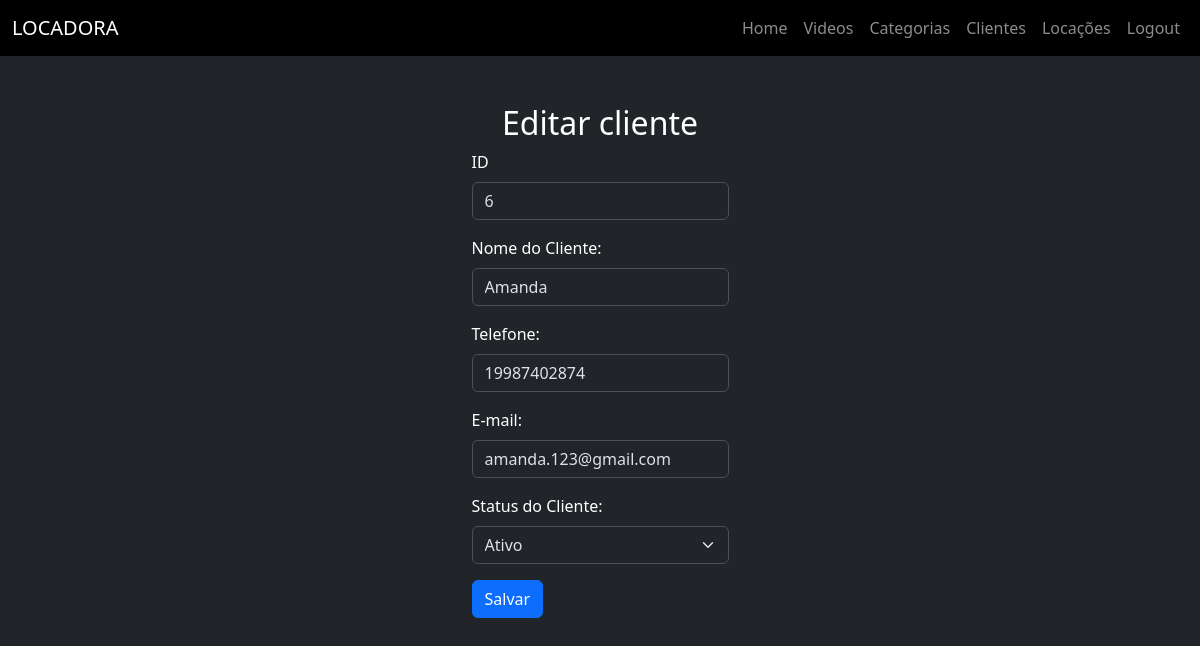
The app's page /index.php?menu=editar-clientes&idCliente=6 (signed in) with its own data.
### tables this page shows
CREATE TABLE `tbclientes` (
  `idCliente` int NOT NULL AUTO_INCREMENT,
  `nomeCliente` varchar(45) NOT NULL,
  `telefoneCliente` varchar(45) DEFAULT NULL,
  `emailCliente` varchar(45) DEFAULT NULL,
  `statusCliente` int DEFAULT '0',
  PRIMARY KEY (`idCliente`)
);

### editar-clientes.php (the view, shortened to what this page needs)
<?php
$idCliente = $_GET["idCliente"];
$sql = "SELECT * FROM tbclientes WHERE idCliente = '{$idCliente}'";
$rs = mysqli_query($conexao, $sql) or die("Erro ao realizar a consulta. Erro: " . mysqli_error($conexao));
$dados = mysqli_fetch_assoc($rs);
?>
<div class="d-flex justify-content-center flex-column align-items-center mt-5">
    <div class="content">
        <h2>Editar cliente</h2>
    </div>
    <form action="index.php?menu=atualizar-clientes" method="post">
        <div class="mb-3">
            <label class="form-label" for="idCliente">ID</label>
            <input class="form-control" type="text" name="idCliente" id="idCliente" value="<?= $dados["idCliente"] ?>" readonly>
        </div>
        <div class="mb-3">
            <label class="form-label" for="nomeCliente">Nome do Cliente: </label>
            <input class="form-control" type="text" name="nomeCliente" id="nomeCliente" value="<?= $dados["nomeCliente"] ?>">
        </div>
        <div class="mb-3">
            <label class="form-label" for="telefoneCliente">Telefone: </label>
            <input class="form-control" type="text" name="telefoneCliente" id="telefoneCliente" value="<?= $dados["telefoneCliente"] ?>">
        </div>
        <div class="mb-3">
            <label class="form-label" for="emailCliente">E-mail: </label>
            <input class="form-control" type="text" name="emailCliente" id="emailCliente" value="<?= $dados["emailCliente"] ?>">
        </div>
        <div class="mb-3">
            <label class="form-label" for="statusCliente">Status do Cliente: </label>
            <form action="statusCliente">
                <select class="form-select" id="statusCliente" name="statusCliente">
                    <option value="0">Ativo</option>
                </select>
        </div>
        <div class="mb-3">
            <input class="btn btn-primary" type="submit" value="Salvar">
        </div>
    </form>
</div>

### records on screen
tbclientes: idCliente "6", nomeCliente "Amanda", telefoneCliente "19987402874", emailCliente "amanda.123@gmail.com"

### other values on screen
$item_menu['item_menu'] "Home"
$item_menu['item_menu'] "Videos"
$item_menu['item_menu'] "Categorias"
$item_menu['item_menu'] "Clientes"
$item_menu['item_menu'] "Locações"
